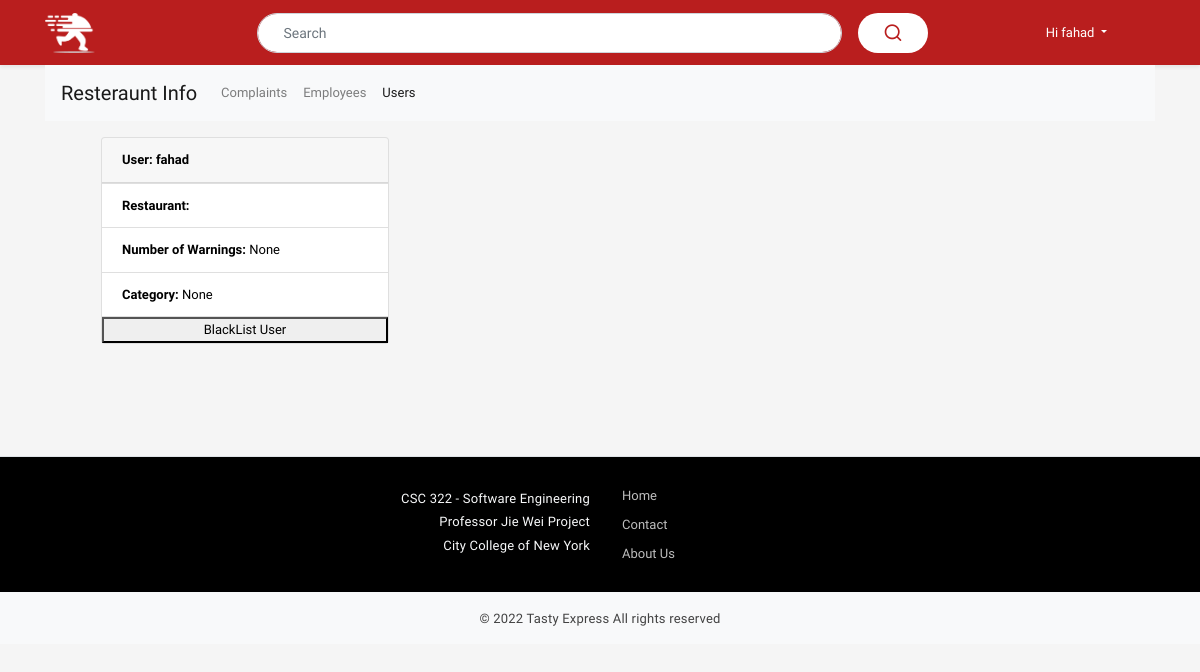
Page /manager_users.html (signed in) on the earlier database version.
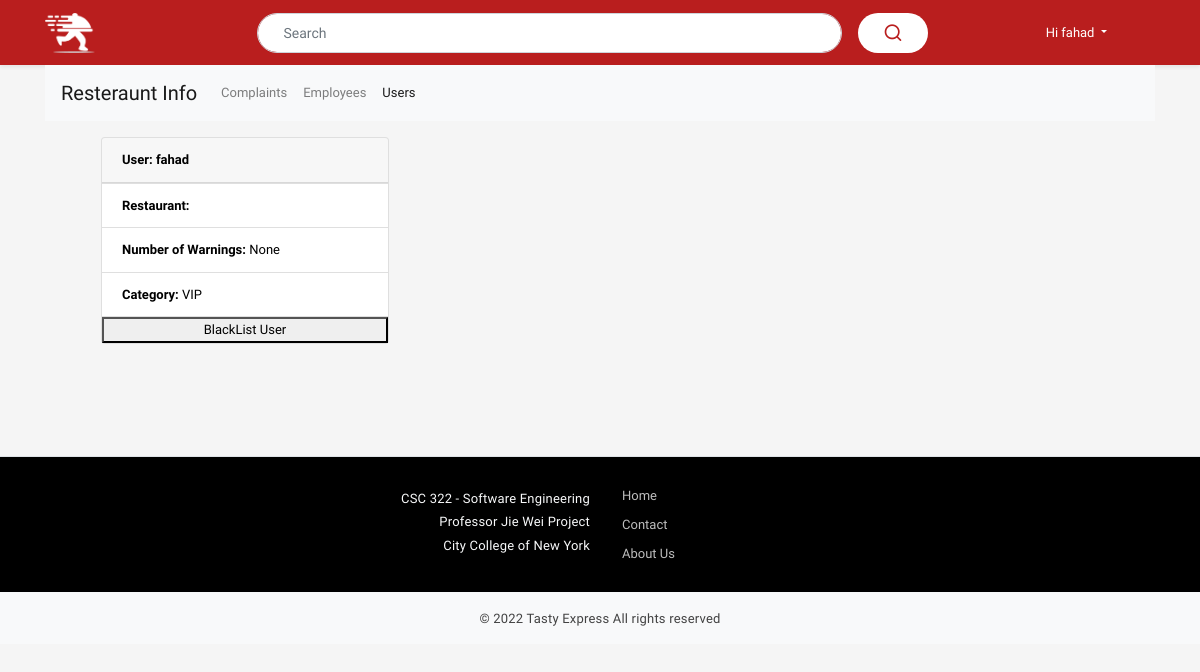
Same page on the later database version.
### server.py (models this page shows)
class user(UserMixin,db.Model):
    id = db.Column(db.Integer, primary_key=True)
    email = db.Column(db.String(120))
    name = db.Column(db.String(120))
    password = db.Column(db.String(80))
    address = db.Column(db.String(80))
    phone_number = db.Column(db.String(80))
    numWarnings = db.Column(db.Integer)
    category = db.Column(db.String(80))

### server.py (the view)
@app.route("/manager_users.html")
def manager_users_page():
    table = user.query.all()
    return render_template("manager_users.html", users = table)

### server.py (called while the page is built)
@login_manager.user_loader
def load_user(user_id):
    return user.query.get(int(user_id))

@app.context_processor
def base():
    return dict(account_type=session['account_type'],
                user_first_name=session['user_first_name'])

### templates/manager_users.html (shortened to what this page needs)
<!doctype html>
{% extends 'base.html' %}
{% block content %}
<div class="container">
  <div id="navbar">
  <nav class="navbar navbar-expand-lg navbar-light bg-light">
    <a class="navbar-brand" href="#">Resteraunt Info</a>
    <div class="collapse navbar-collapse" id="navbarNavDropdown">
      <ul class="navbar-nav">
        <li class="nav-item">
          <a class="nav-link" href="manager.html" id="nav-complaints"> Complaints </a>
        </li>
        <li class="nav-item">
          <a class="nav-link" href="manager_employees.html" id="nav-employees"> Employees </a>
        </li>
        <li class="nav-item active">
          <a class="nav-link" href="manager_users.html" id="nav-users" > Users <span class="sr-only">(current)</span></a>
        </li>
      </ul>
    </div>
  </nav>
</div>
</div>
 <div class="container">
     <div class="container mt-3">
       <div class="row">
         {% for user in users %}
           <div class="card-deck">
               <div class="card" style="width: 18rem;
                                        margin-left: 4rem;
                                        margin-bottom: 4rem;">
                 <div class="card-header">
                   <b>User: {{user['name']}}</b>
                 </div>
                 <ul class="list-group list-group-flush">
                   <li class="list-group-item"><b>Restaurant: </b>{{user['restaurant_name']}}</li>
                   <li class="list-group-item"><b>Number of Warnings: </b>{{user['numWarnings']}}</li>
                   <li class="list-group-item"><b>Category: </b>{{user['category']}}</li>
                    <button type="button" name="button">BlackList User</button>
                 </ul>
               </div>
           </div>
           {% endfor %}
       </div>
   </div>
 </div>
{% endblock %}

### templates/base.html (shortened to what this page needs)
<!DOCTYPE html>
<html lang="en">
<head>
    <link rel="stylesheet" type="text/css" href="static/vendor/slick/slick.min.css" />
    <link rel="stylesheet" type="text/css" href="static/vendor/slick/slick-theme.min.css" />
    <link href="static/vendor/icons/feather.css" rel="stylesheet" type="text/css">
    <link href="static/vendor/bootstrap/css/bootstrap.min.css" rel="stylesheet">
    <link href="static/css/style.css" rel="stylesheet">
    <link href="static/vendor/sidebar/demo.css" rel="stylesheet">
</head>
<body class="fixed-bottom-bar">
   <header class="section-header">
        <section class="header-main shadow-sm bg-primary-style2 d-flex align-items-center" style="height:65px">
            <div class="container">
                <div class="row align-items-center">
                    <div class="col-1">
                        <a href="/" class="brand-wrap">
                            <img alt="#" class="img-fluid" src="static/img/logo_web.png">
                        </a>
                    </div>
                    <div class="col">
                        <div class="d-flex align-items-center justify-content-end">
                            {% if url_for(request.endpoint) != "/" or request.args['search_val'] %}
                              <div class="container">
                                <form action="{{ url_for('index') }}" method="get">
                                  <div class="search input-group align-items-center justify-content-center py-1">
                                      <input class="form-control col-md-8" type="text" name="search_val" value="{{ request.args['search_val'] }}"
                                      style="border-radius:20px;height:40px;font-size:14px;padding-left:25px" placeholder="Search">
                                    <div class="input-group-prepend pl-3">
                                      <button class="btn" style="background-color: white;border-radius:20px;height:40px;width:70px;font-size:14px">
                                        <i class="feather-search h5" style="color: #b91e1e"></i>
                                      </button>
                                    </div>
                                  </div>
                                </form>
                              </div>
                            {% endif %}
                            {% if account_type == 'visitor' %}
                              <a href="login" class="widget-header font-weight-bold mr-3 text-white m-none" style="width:70px;font-size:14px">Sign In</a>
                              <a href="signup" class="widget-header font-weight-bold mr-3 text-white m-none"style="width:70px;font-size:14px">Sign Up</a>
                            {% else %}
                              <div class="dropdown mr-5 m-none">
                                  <a href="#" class="dropdown-toggle text-white py-3 pl- d-block" id="dropdownMenuButton" data-toggle="dropdown" aria-haspopup="true" aria-expanded="false">
                                  Hi {{ user_first_name }} </a>
                              </div>
                            {% endif %}
                        </div>
                    </div>
                </div>
            </div>
        </section>
    </header>
    <section class="content">
      {% block content %}{% endblock %}
    </section>
     <footer class="section-footer border-top bg-dark mt-5">
        <div class="container">
            <section class="footer-top d-flex align-items-center justify-content-center padding-y py-4">
                  <aside class="text-right text-white mr-4">
                      <p class="mb-1 text-light">CSC 322 - Software Engineering</p>
                      <p class="mb-1 text-light">Professor Jie Wei Project</p>
                      <p class="mb-1 text-light">City College of New York</p>
                  </aside>
                  <aside class="col-sm-10 col-md-2 text-white">
                      <ul class="list-unstyled hov_footer">
                          <li> <a href="/" class="text-muted">Home</a></li>
                          <li> <a href="contact.html" class="text-muted">Contact</a></li>
                          <li> <a href="{{url_for('aboutus')}}" class="text-muted">About Us</a></li>
                      </ul>
                  </aside>
            </section>
        </div>
        <section class="footer-copyright border-top py-3 bg-light">
            <div class="container d-flex align-items-center justify-content-center">
                <p class="mb-0"> © 2022 Tasty Express  All rights reserved </p>
            </div>
        </section>
    </footer>
</body>
</html>

### static/css/style.css (style rules this page uses)
body { font-family: 'Prompt', sans-serif; font-size: 13px; color: #000000; background: #f5f5f5; }
div, a { outline: none !important; }
.form-control, .btn, .input-group-sm>.custom-select, .input-group-sm>.form-control, .input-group-sm>.input-group-append>.btn, .input-group-sm>.input-group-append>.input-group-text, .input-group-sm>.input-group-prepend>.btn, .input-group-sm>.input-group-prepend>.input-group-text { font-size: 13px; }
.bg-primary-style2 { background-color: #b91e1e; }
.brand-wrap img { height: 40px; }
.col, .col-1, .col-10, .col-11, .col-12, .col-2, .col-3, .col-4, .col-5, .col-6, .col-7, .col-8, .col-9, .col-auto, .col-lg, .col-lg-1, .col-lg-10, .col-lg-11, .col-lg-12, .col-lg-2, .col-lg-3, .col-lg-4, .col-lg-5, .col-lg-6, .col-lg-7, .col-lg-8, .col-lg-9, .col-lg-auto, .col-md, .col-md-1, .col-md-10, .col-md-11, .col-md-12, .col-md-2, .col-md-3, .col-md-4, .col-md-5, .col-md-6, .col-md-7, .col-md-8, .col-md-9, .col-md-auto, .col-sm, .col-sm-1, .col-sm-10, .col-sm-11, .col-sm-12, .col-sm-2, .col-sm-3, .col-sm-4, .col-sm-5, .col-sm-6, .col-sm-7, .col-sm-8, .col-sm-9, .col-sm-auto, .col-xl, .col-xl-1, .col-xl-10, .col-xl-11, .col-xl-12, .col-xl-2, .col-xl-3, .col-xl-4, .col-xl-5, .col-xl-6, .col-xl-7, .col-xl-8, .col-xl-9, .col-xl-auto { position: relative; width: 100%; padding-right: 8px; padding-left: 8px; }
.row { margin-right: -8px; margin-left: -8px; }
a { color: #B10101; text-decoration: none !important; }
p { color: #424242; letter-spacing: 0.2px; }
footer .text-muted { color: #bdbdbd !important; }
.section-footer { background: #000 !important; }
.section-footer .border-top { border-top: 1px solid rgb(222 226 230 / 9%)!important; }
.section-footer ul li { line-height: 29px; }
.section-footer ul { margin: 0px; }

Differences in the rows shown:
changed user "fahad": category "None" → "VIP"
